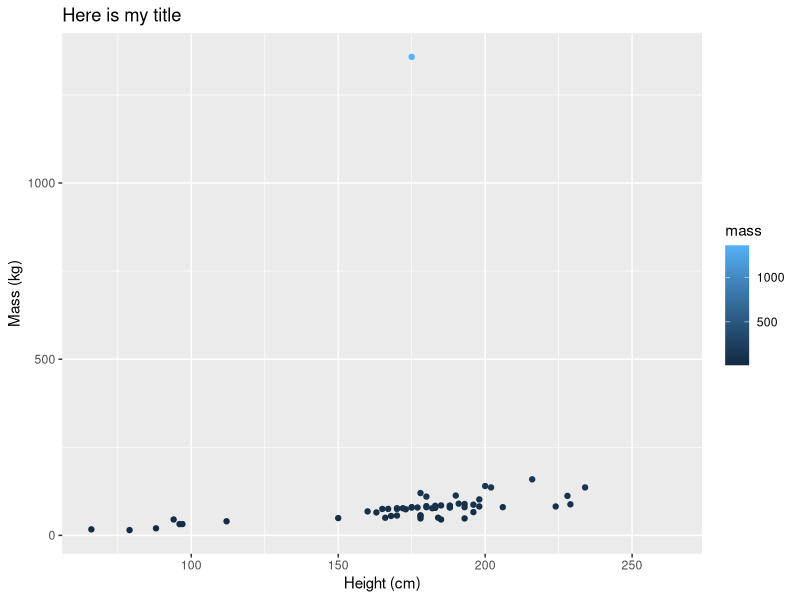
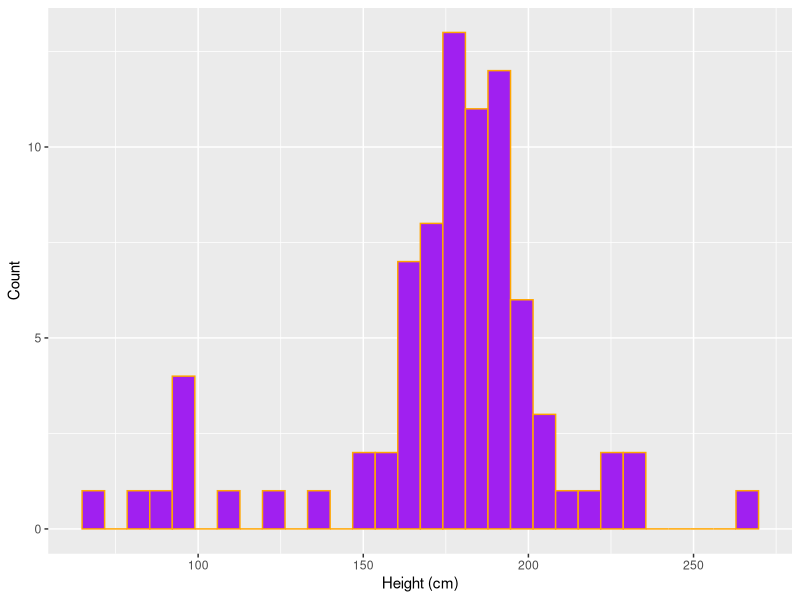

R code for these plots, in order:
## ---- chunk 1
#| message: false
# load libraries ----
library(tidyverse)

## ---- chunk 2
#| include: false
# do some data exploration on the starwars df ----

head(starwars)
tail(starwars)
dim(starwars)
## ---- chunk 3
#| fig-cap: "This is my figure caption"
#| fig-alt: "This is some alt text"
ggplot(starwars, mapping = aes(x=height, y=mass, color=mass))+
  geom_point() + 
  labs(x="Height (cm)", 
       y="Mass (kg)",
       title = "Here is my title")
## ---- chunk 4
#| fig-cap: "This is my figure caption"
#| fig-alt: "This is some alt text"
ggplot(starwars, mapping = aes(x=height))+
  geom_histogram(fill="purple", color="orange") + 
  labs(x="Height (cm)", 
       y="Count")
## ---- chunk 5
sw_height_mean <-round(mean(starwars$height, na.rm=TRUE), 3)
